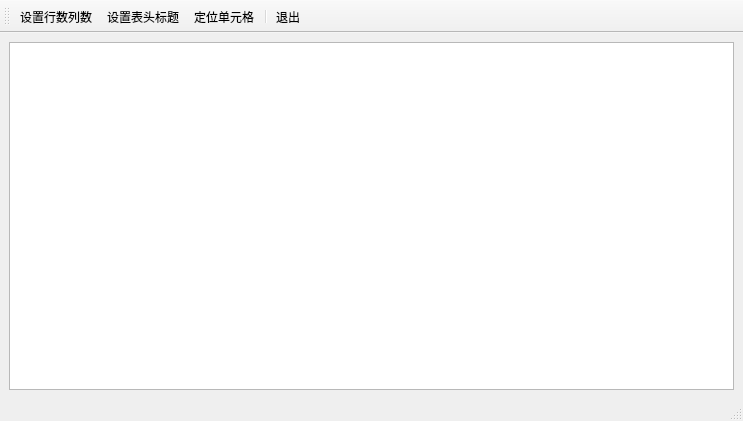
<?xml version="1.0" encoding="UTF-8"?>
<ui version="4.0">
 <class>MainWindow</class>
 <widget class="QMainWindow" name="MainWindow">
  <property name="geometry">
   <rect>
    <x>0</x>
    <y>0</y>
    <width>743</width>
    <height>421</height>
   </rect>
  </property>
  <property name="windowTitle">
   <string>MainWindow</string>
  </property>
  <widget class="QWidget" name="centralwidget">
   <layout class="QVBoxLayout" name="verticalLayout">
    <item>
     <widget class="QTableView" name="tableView"/>
    </item>
   </layout>
  </widget>
  <widget class="QStatusBar" name="statusbar"/>
  <widget class="QToolBar" name="toolBar">
   <property name="windowTitle">
    <string>toolBar</string>
   </property>
   <attribute name="toolBarArea">
    <enum>TopToolBarArea</enum>
   </attribute>
   <attribute name="toolBarBreak">
    <bool>false</bool>
   </attribute>
   <addaction name="actSetRowColumn"/>
   <addaction name="actSetHeaders"/>
   <addaction name="actLocateCell"/>
   <addaction name="separator"/>
   <addaction name="actQuit"/>
  </widget>
  <action name="actSetRowColumn">
   <property name="text">
    <string>设置行数列数</string>
   </property>
   <property name="menuRole">
    <enum>QAction::MenuRole::NoRole</enum>
   </property>
  </action>
  <action name="actSetHeaders">
   <property name="text">
    <string>设置表头标题</string>
   </property>
   <property name="menuRole">
    <enum>QAction::MenuRole::NoRole</enum>
   </property>
  </action>
  <action name="actLocateCell">
   <property name="text">
    <string>定位单元格</string>
   </property>
   <property name="menuRole">
    <enum>QAction::MenuRole::NoRole</enum>
   </property>
  </action>
  <action name="actQuit">
   <property name="text">
    <string>退出</string>
   </property>
   <property name="menuRole">
    <enum>QAction::MenuRole::NoRole</enum>
   </property>
  </action>
 </widget>
 <resources/>
 <connections/>
</ui>
